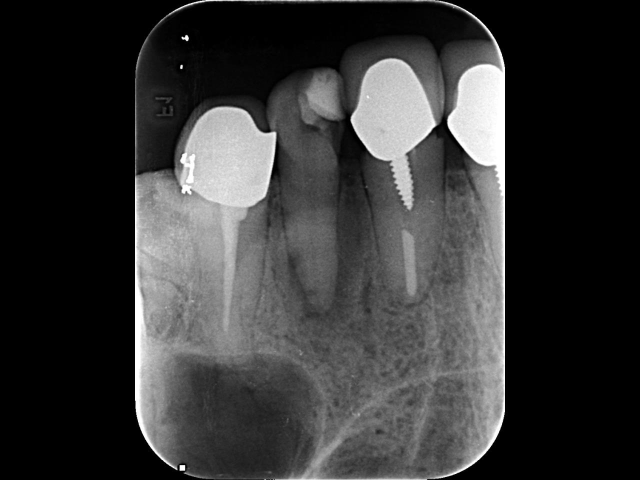
#> input picture v4.40/task1and2/img/caries-0.8510638-270-740_1_2022030436.png, 1280 x 960 px (shown at 1/2 size); its folder holds only this picture in this run
$ jupyter execute --allow-errors postprocessing_backgound_mask.ipynb
#> lines starting #> are read from the running program, lines starting #| are printed output that depends on the picture; after the words box and inside, x2 and y2 are one past the last pixel; in counts of white or black regions, pixels touching at a corner belong together; long printed decimals are rounded
# YOLO訓練以及重新定義背景抑制溢出

## 載入圖片與遮罩

標註檔確認用
file_folder 為C:\Users\SSTek\Desktop\total\raw\result\AItest 內容包含(.json .npy .png)

透過filename指定圖片 中文檔案名稱

[cell 1]
import numpy as np
import cv2
import json
import matplotlib.pyplot as plt
#given the path
file_folder=("img")
file_name='caries-0.845815-33-1214_1_2022041830'
mask_path=file_folder+'/'+file_name+'.npy'
img_path=file_folder+'/'+file_name+'.png'
meta_label_path=file_folder+'/'+file_name+'.json'
#load file
#> (the rest of this cell did not finish here and is left out)

生成驗證集遮罩 作為IOU的檢驗

[cell 2]
import os
import cv2
import numpy as np
import matplotlib.pyplot as plt
import natsort
import json

def load_images_from_folder(folder_path):
#> called with folder_path = 'img'
    file_names = [f for f in os.listdir(folder_path) if f.lower().endswith('.png')]
    sorted_file_names = natsort.natsorted(file_names)
    images = []
    for file_name in sorted_file_names:
        img_path = os.path.join(folder_path, file_name)
        img = cv2.imread(img_path)
#> img is the input picture: shape (960, 1280, 3); min 0, max 255, mean 55.1
        if img is not None:
            images.append(img)
        else:
            print(f"無法讀取圖片: {img_path}")
    return images, sorted_file_names

# [5 lines left out: function read_image, not called in this run]

def process_image(img):
    height, width, _ = img.shape
    black_threshold = 50
    lower_black = np.array([0, 0, 0])
    upper_black = np.array([black_threshold, black_threshold, black_threshold])
    mask_black = cv2.inRange(img, lower_black, upper_black)

    left_black_mask = np.all(mask_black == 255, axis=0)
    right_black_mask = np.all(mask_black == 255, axis=0)[::-1]

    left_cut = np.argmax(left_black_mask == False)
    right_cut = np.argmax(right_black_mask == False)

    img[:, :left_cut] = 255
    img[:, width-right_cut:] = 255

    return img, left_cut, right_cut

# [11 lines left out: function create_new_image, not called in this run]

input_dir = 'img'
processed_dir = os.path.join(input_dir, 'processed')
os.makedirs(processed_dir, exist_ok=True)
#input_dir 之下建立processed資料夾作為輸出


images, file_names = load_images_from_folder(input_dir)
#> images = 1 item; file_names = 1 item

if len(images) == 0:
    raise ValueError("未能從指定的資料夾讀取到圖片。")
displayed = False # 是否顯示圖片
for img, file_name in zip(images, file_names):
    processed_img, left_cut, right_cut = process_image(img)
    output_path = os.path.join(processed_dir, f'processed_{file_name}')
    cv2.imwrite(output_path, processed_img)
    print(f"處理並保存圖片: {output_path}")

    processed_img_rgb = cv2.cvtColor(processed_img, cv2.COLOR_BGR2RGB)
    file_name_without_ext = os.path.splitext(file_name)[0]
    mask_label_path = os.path.join(input_dir, file_name_without_ext + '.npy')
    json_label_path = os.path.join(input_dir, file_name_without_ext + '.json')

    if os.path.exists(mask_label_path) and os.path.exists(json_label_path):
        mask_label = np.load(mask_label_path)
        with open(json_label_path, 'r') as f:
            label_dict = json.load(f)
        # plt.imshow(processed_img_rgb)
        # plt.axis('off')
        # plt.show()
        for label_name in set(label_dict.values()):
            if label_name == 'Background':
                label_value_list = [key for key, value in label_dict.items() if value == label_name]
                mask = np.zeros((img.shape[0], img.shape[1]))
                for label_value in label_value_list:
                    mask[mask_label == int(label_value)] = 255
                _, mask_binary = cv2.threshold(mask, 127, 255, cv2.THRESH_BINARY)
                inv_mask = np.zeros_like(img)
                inv_mask[mask_binary == 0] = [255, 255, 255]  # 黑色部分變為白色
                inv_mask[mask_binary == 255] = [0, 0, 0]  # 白色部分變為黑色
                # 保存 mask 遮罩
                # mask_inverted_path = os.path.join(output_folder, f'mask_{file_name}')
                # cv2.imwrite(mask_inverted_path, mask_binary)
                # print(f"生成並保存反轉遮罩圖片: {mask_inverted_path}")
                # 保存 inv_mask 遮罩
                mask_inverted_path = os.path.join(processed_dir, f'background_{file_name}')
                cv2.imwrite(mask_inverted_path, inv_mask)
                print(f"生成並保存反轉遮罩圖片: {mask_inverted_path}")
                # [11 lines of commented-out code are left out]
                if not displayed:  # 只顯示第一張圖
                    plt.figure(figsize=(10, 5))  # 設定圖片大小
                    plt.subplot(1, 2, 1)  #1
                    plt.imshow(processed_img_rgb, cmap='gray')
                    plt.title('processed_img_rgb')
                    plt.axis('off')
                    plt.subplot(1, 2, 2)  #2
                    plt.imshow(inv_mask, cmap='gray')
                    plt.title('Inverted Mask')
                    plt.axis('off')
                    plt.show()
                    displayed = True  # 顯示過一次後設置旗標為True
        plt.show()
        new_image = create_new_image(img,mask_binary, left_cut, right_cut)
#> this loop made 1 pass
#> (height in process_image, width in process_image, black_threshold in process_image, lower_black in process_image, upper_black in process_image, left_cut, right_cut) on pass 1: (960, 1280, 50, [0, 0, 0], [50, 50, 50], 270, 270)
#> (printed output is left out)
#> pass 1, in process_image, `mask_black = cv2.inRange(img, lower_black, upper_black)`:
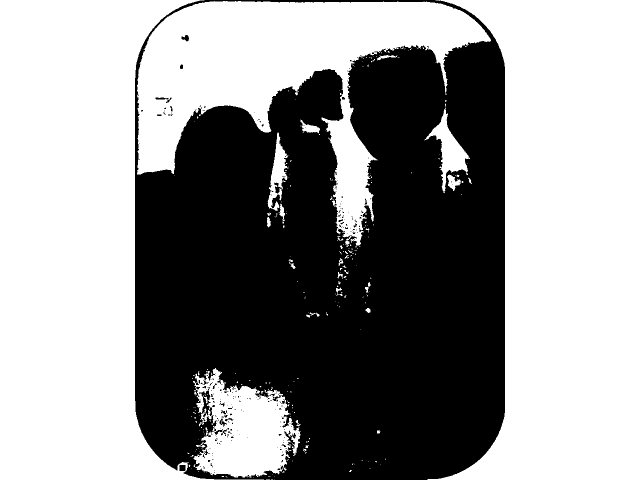
#> mask_black: shape (960, 1280) (shown at 1/2 size); 57.6% white; 246 black regions (223 under 20 px), largest, box (x1, y1, x2, y2) and area: (270, 0, 1010, 960) 518974, (548, 365, 564, 387) 155, (359, 930, 371, 942) 143
#> pass 1, `processed_img, left_cut, right_cut = process_image(img)`:
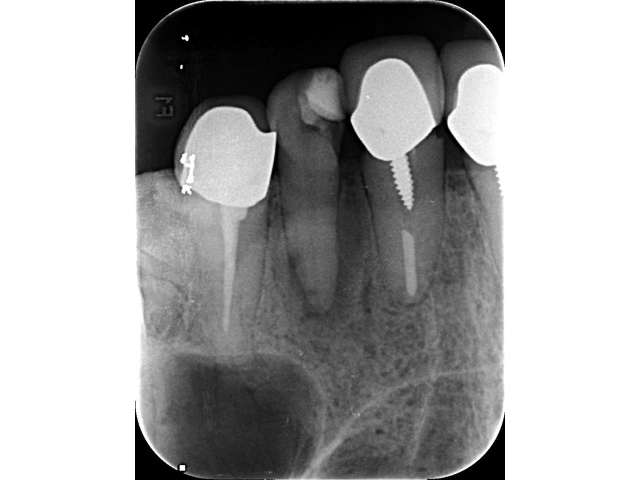
#> processed_img: shape (960, 1280, 3) (shown at 1/2 size); min 0, max 255, mean 162.6
#> after the loop, displayed = False

## 載入yolo模型

導入模型 Yolov8n.pt檔

dentistry_yolov8n_20240807_all.pt

[cell 3]
import cv2
import numpy as np
import re, os
import natsort
import matplotlib.pyplot as plt
from ultralytics import YOLO
# 加載YOLO模型
#> (the rest of this cell did not finish here and is left out)

透過YOLO模型對x光圖片做遮罩

由於顏色是疊加的 所以採用根據平均亮度對顏色做抑制 避免過暴

算平均亮度在這部分的 function reduce_brightness_by_half

[cell 4]
# 指定亮度記錄文件
log_dir = os.path.join(os.path.dirname(input_dir),"log")
if not os.path.exists(log_dir):
    os.makedirs(log_dir)
log_file = os.path.join(log_dir, "log.txt")

[cell 5]
# 定義標題和描述
title = "牙科模型分割示範"
description = "輸入一張圖片並獲取分割結果"

# [11 lines left out: function find_center_mask, not called in this run]

def reduce_brightness_by_half(image, color):
    """
    根據圖像的平均亮度動態調整RGB顏色的亮度。

    :param image: 用於計算平均亮度的圖像（灰度圖或RGB圖像）
    :param color: 要調整的RGB顏色，例如 [255, 240, 0]
    :return: 根據平均亮度調整後的RGB顏色，並返回平均亮度和scale_factor
    """
    # 計算圖片的平均亮度
    mean_brightness = np.mean(image)


    # 根據平均亮度動態調整顏色的亮度
    if mean_brightness <= 120:
        scale_factor = 0.8  # 當亮度較低時，減少顏色亮度
    if 120< mean_brightness <= 150:
        scale_factor = 0.6  # 當亮度較低時，減少顏色亮度
    if mean_brightness > 150:
        scale_factor = 0.4  # 當亮度較高時，進一步減少顏色亮度
    else:
        scale_factor = 1.0  # 在平均亮度時，保持原有亮度

    # 調整顏色亮度
    adjusted_color = np.clip(np.array(color) * scale_factor, 0, 255).astype(np.uint8)
    return adjusted_color, mean_brightness, scale_factor

# [19 lines left out: function fill_missing_with_dentin, not called in this run]

def colorize_mask(image, file_path, log_file):
    """
    使用YOLO模型對圖像進行分割，並調整亮度和填充未填滿的區域。

    :param image: 輸入的圖像
    :param file_path: 圖像的文件路徑
    :param log_file: 記錄亮度和scale_factor的文件
    :return: 處理後的圖像
    """
    # 取得檔案名稱，並移除 "processed_"
    file_name = os.path.basename(file_path)
    if file_name.startswith("processed_"):
        file_name = file_name[len("processed_"):]
    if file_name.endswith(".png"):
        file_name = file_name[:-len(".png")]
    # 定義調整後的顏色列表
    plot_image = image.copy()
    color_list = [ #用於labels
        [255, 240, 0],  # Alveolar_bone
        [0, 127, 65],   # Caries
        [255, 0, 0],    # Crown
        [29, 41, 113],  # Dentin
        [135, 21, 122], # Enamel
        [242, 148, 0],  # Implant
        [234, 84, 4],   # Mandibular_alveolar_nerve
        [178, 208, 0],  # Maxillary_sinus
        [148, 97, 52],  # Molar_bone
        [121, 121, 121],# Post_and_Core
        [27, 149, 212], # Pulp
        [255, 171, 206],# Restoration
        [216, 28, 110]  # Root_canal_filling
    ]

    # 根據圖像亮度動態調整顏色
    adjusted_color_list = []
    mean_brightness_total = 0
    for color in color_list:
        adjusted_color, mean_brightness, scale_factor = reduce_brightness_by_half(image, color)
        adjusted_color_list.append(adjusted_color)
        mean_brightness_total += mean_brightness
    print(f"圖片的平均亮度: {mean_brightness}")
    color_dict = {i: color for i, color in enumerate(adjusted_color_list)}

    # 記錄亮度和scale_factor
    file_name = os.path.basename(file_path)
    mean_brightness_avg = mean_brightness_total / len(color_list)
    with open(log_file, 'a') as f:
        f.write(f"{file_name}\n")
        f.write(f"平均亮度: {mean_brightness_avg}\n")
        f.write(f"scale_factor: {scale_factor}\n\n")

    # 將圖像轉換為RGB格式，以適應YOLO模型
    image = cv2.cvtColor(image, cv2.COLOR_BGR2RGB)
    results = model(image)

    class_names = model.names
    kernel = np.ones((5, 5), np.uint8)  # 用於膨脹操作的內核

    for result in results:
        boxes = result.boxes
        masks = result.masks

        if masks is not None:
            for (mask, box) in zip(masks.data, boxes):
                class_id = int(box.cls)
                class_name = class_names[class_id]

                mask_np = mask.cpu().numpy()
                mask_np = cv2.resize(mask_np, (image.shape[1], image.shape[0]))
                mask_binary = (mask_np > 0.5).astype(np.uint8) * 255

                if np.sum(mask_binary) == 0:
                    continue

                # 添加膨脹操作以擴展遮罩
                mask_binary = cv2.dilate(mask_binary, kernel, iterations=1)

                # 使用洪水填充填補孔洞
                flood_fill_mask = mask_binary.copy()
                h, w = flood_fill_mask.shape[:2]
                mask_floodfill = np.zeros((h + 2, w + 2), np.uint8)
                cv2.floodFill(flood_fill_mask, mask_floodfill, (0, 0), 255)
                flood_fill_mask_inv = cv2.bitwise_not(flood_fill_mask)
                mask_filled = mask_binary | flood_fill_mask_inv

                mask_colored = np.zeros((mask_filled.shape[0], mask_filled.shape[1], 3), dtype=np.uint8)
                if class_name != 'Background':
                    mask_colored[mask_filled == 255] = color_dict[class_id]
                    plot_image = cv2.addWeighted(plot_image, 1, mask_colored, 0.8, 0)

    # 使用dentin顏色填充未填滿的區域
    dentin_color = color_dict[3]  # Dentin的顏色
    plot_image = fill_missing_with_dentin(plot_image, dentin_color)

    number = re.search(r'\d+', file_name).group()
    output_dir = os.path.join(os.path.dirname(file_path), "AI")
    if not os.path.exists(output_dir):
        os.makedirs(output_dir)
    # 保存處理後的圖片
    output_path = os.path.join(output_dir, f"AI_{file_name}")
    plot_image_bgr = cv2.cvtColor(plot_image, cv2.COLOR_RGB2BGR)  # 將RGB轉換回BGR以便使用OpenCV保存
    # 檢查目錄是否存在，如果不存在則創建該目錄

    cv2.imwrite(output_path, plot_image_bgr)
    print(f"圖片已保存至 {output_path}")

    return plot_image

def process_all_images_in_folder(folder_path, log_file):
    """
    讀取資料夾中的所有 PNG 圖片，並依自然排序處理每張圖片。

    :param folder_path: 包含 PNG 圖片的資料夾路徑
    :param log_file: 記錄亮度和scale_factor的文件
    """
    # 獲取資料夾中所有 PNG 檔案，並按自然順序排序
    image_files = natsort.natsorted([f for f in os.listdir(folder_path) if f.endswith('.png')])
    # 逐一處理每張圖片
    for image_file in image_files:
        file_path = os.path.join(folder_path, image_file)
        print(f"正在處理: {file_path}")
        img = cv2.imread(file_path)
        colorize_mask(img, file_path, log_file)


# 處理指定資料夾中的所有圖片
#> (the rest of this cell did not finish here and is left out)

#> in process_all_images_in_folder, `image_files = natsort.natsorted([f for f in os.listdir(folder_path) if..`: image_files = 1 item
#| 正在處理: img/caries-0.8511-270-740_1_2022030436.png
#> the loop in colorize_mask, `for color in color_list:` made 13 passes
#> (adjusted_color, mean_brightness_total) on passes 1 to 8: ([255, 240, 0], 55.06), ([0, 127, 65], 110.1), ([255, 0, 0], 165.2), ([29, 41, 113], 220.3), ([135, 21, 122], 275.3), ([242, 148, 0], 330.4), ([234, 84, 4], 385.5), ([178, 208, 0], 440.5)
#> after the loop in colorize_mask, `for color in color_list:`: adjusted_color_list = [[255, 240, 0], [0, 127, 65], [255, 0, 0], [29, 41, 113], [135, 21, 122], [242, 148, 0], [234, 84, 4], [178, 208, 0], [148, 97, 52], [121, 121, 121], [27, 149, 212], [255, 171, 206], [216, 28, 110]]; mean_brightness_total = 715.8
#| 圖片的平均亮度: 55.065
#> in colorize_mask, `color_dict = {i: color for i, color in enumerate(adjusted_color_list)}`: color_dict = 13 items
#> in colorize_mask, `mean_brightness_avg = mean_brightness_total / len(color_list)`: mean_brightness_avg = 55.06

[cell 6]
def show_img_by_path(img_path):
    test_img=cv2.cvtColor(cv2.imread(img_path),cv2.COLOR_BGR2RGB)
    plt.imshow(test_img)
    plt.show()
#> (the rest of this cell did not finish here and is left out)

## yolo模型後處理

初步定義背景遮罩 進入背景遮罩的前處理且需排除異常噪點

[cell 7]
import cv2
import numpy as np
import os
import natsort

image_dir='origin'
#> image_dir = 'origin'
# 輸入
inference_image_dir = os.path.join(image_dir, "AI")
# 推論AI結果的輸入資料夾
#output_dir = os.path.join(image_dir, "output")
# 輸出資料夾
mask_dir = os.path.join(image_dir, "test")
# 遮罩（黑白圖）
os.makedirs(mask_dir,exist_ok=True)

# 取得並排序原始圖像和推理圖像的 PNG 文件名
image_files = natsort.natsorted([f for f in os.listdir(image_dir) if f.endswith('.png') and os.path.isfile(os.path.join(image_dir, f))])
#> (the rest of this cell did not finish here and is left out)

[cell 8]
show_img_by_path('origin/test/caries-0.845815-33-1214_1_2022041830_mask.png')
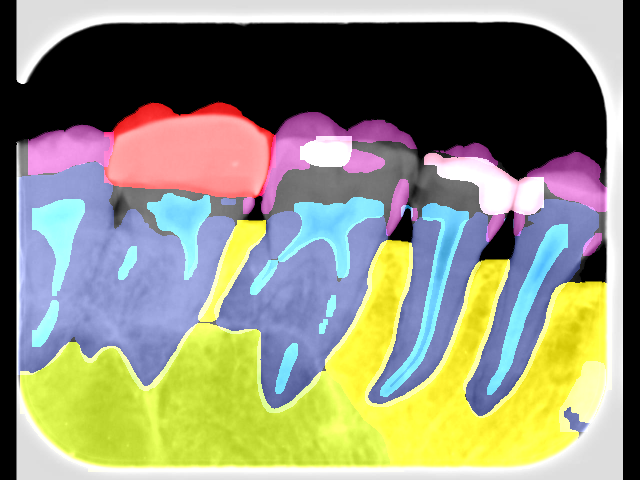
#> input picture img/caries-0.845815-33-1214_1_2022041830_mask.png, 1280 x 960 px, found by its file name (shown at 1/2 size)

再進行第二次的處理，進行開閉操作，補齊不完整的部分

[cell 9]
import cv2
import numpy as np
import os
import natsort

# 讀取圖像
inference_image_dir = os.path.join(image_dir, "test")
# 讀取AI辯識後的圖 做為牙齦補強
gum_dir = os.path.join(image_dir, "AI")
mask_dir = os.path.join(image_dir, "Mask")

# 確保輸出目錄存在
os.makedirs(mask_dir,exist_ok=True)

# 獲取並排序原始圖像和推理圖像的文件名
inf_files = natsort.natsorted([f for f in os.listdir(inference_image_dir) if f.endswith(".png")])
#> inf_files = []
#> (the rest of this cell did not finish here and is left out)

[cell 10]
show_img_by_path('origin/Mask/caries-0.845815-33-1214_1_2022041830_mask.png')

將處理好的背景覆蓋在圖片上

[cell 11]
import cv2
import numpy as np
import os
import natsort


# 輸入
inference_image_dir = os.path.join(image_dir, "AI")
# 輸入資料夾
mask_dir = os.path.join(image_dir, "Mask")
# 推論AI結果的輸入資料夾
processed_dir = os.path.join(image_dir, "output")
# 遮罩（黑白圖）
os.makedirs(processed_dir,exist_ok=True)

# 取得並排序原始圖像和推理圖像的 PNG 文件名
#> (the rest of this cell did not finish here and is left out)

#> (a cell that did not finish here is left out)

# IOU計算

Average IoU: 0.8391077768818326

[cell 13]
import os
import numpy as np
from PIL import Image
from natsort import natsorted

# [8 lines left out: function calculate_iou, not called in this run]

def process_folders(training_folder, validation_folder):
    # 自然排序讀取文件
    training_files = natsorted(os.listdir(training_folder))
    validation_files = natsorted(os.listdir(validation_folder))
    ious = []
    for train_file, val_file in zip(training_files, validation_files):
        train_path = os.path.join(training_folder, train_file)
        val_path = os.path.join(validation_folder, val_file)
        try:
            if train_path.endswith('.png') and val_path.endswith('.png'):
                mask_train = Image.open(train_path).convert('L')
                mask_val = Image.open(val_path).convert('L')

                iou = calculate_iou(mask_train, mask_val)
                ious.append((train_file, val_file, iou))
        except:
            pass
    return ious

# 訓練集與驗證集文件夾路徑
training_folder = mask_dir
#> training_folder = 'origin/Mask'
validation_folder = processed_dir
#> validation_folder = 'origin/output'

# 計算所有文件的IoU
ious = process_folders(training_folder, validation_folder)
#> ious = []

# 輸出每個文件的IoU
total_iou = 0
for train_file, val_file, iou in ious:
    print(f"Valid : {val_file}")  # 驗證集標籤
    print(f"Train : {train_file}")  # 訓練集遮罩
    print(f"IoU: {iou}")
    print("\n")
    total_iou += iou
#> this loop made 0 passes
#> after the loop, total_iou = 0

# 計算並輸出平均IoU
average_iou = total_iou / len(ious) if ious else 0
#> average_iou = 0
print(f"Average IoU: {average_iou}")
#| Average IoU: 0

# 針對IOU數值偏差的處理方法
部分圖片的局部亮度偏高,導致明亮對比容易被拉偏,會導致偏暗的牙質被視為背景 此處為嘗試的解決方法

[cell 14]
import cv2
import numpy as np
import matplotlib.pyplot as plt
import os

def adjust_gamma(image, gamma=1.0):
    """ 調整圖像gamma值 """
    """ 注意[不要為正數] """
    inv_gamma = 1.0 / gamma
    table = np.array([(i / 255.0) ** inv_gamma * 255 for i in np.arange(0, 256)]).astype("uint8")
    return cv2.LUT(image, table)

def main():
    # 圖像路徑
    #image_dir = r"C:\Users\SSTek\repo\Dentistry-Inference-PeriodontalDisease\inference"
    image_file = "caries-0.6741573-260-760_1_2022052768.png"
    image_path = os.path.join(image_dir, image_file)

    # gamma調整 為負提高暗處對比
    image = cv2.imread(image_path, cv2.IMREAD_GRAYSCALE)
    gamma_adjusted_image = adjust_gamma(image, gamma=-10)  # gamma值為-10 提高圖灰階亮度

    # 高斯模糊
    blurred_image = cv2.GaussianBlur(gamma_adjusted_image, (5, 5), 0)  # 高斯模糊，核大小5x5

    # 使用 Otsu 二值化
    _, otsu_thresh = cv2.threshold(blurred_image, 0, 255, cv2.THRESH_BINARY + cv2.THRESH_OTSU)

    # 形態學
    kernel = cv2.getStructuringElement(cv2.MORPH_ELLIPSE, (5, 5))
    eroded = cv2.erode(otsu_thresh, kernel, iterations=1)  # 侵蝕
    dilated = cv2.dilate(eroded, kernel, iterations=2)     # 膨脹

    # 圖像反轉
    inverted = cv2.bitwise_not(dilated)

    # 再次侵蝕和膨脹
    eroded_again = cv2.erode(inverted, kernel, iterations=1)  # 侵蝕
    dilated_again = cv2.dilate(eroded_again, kernel, iterations=2)  # 膨脹

    # 提取輪廓
    contours, _ = cv2.findContours(dilated_again, cv2.RETR_EXTERNAL, cv2.CHAIN_APPROX_SIMPLE)

    # 篩除面積小於5000的輪廓
    filtered_contours = [cnt for cnt in contours if cv2.contourArea(cnt) >= 0]

    # 建立空白圖像以顯示篩選後的輪廓
    contour_image = np.zeros_like(dilated_again)
    cv2.drawContours(contour_image, filtered_contours, -1, (255), thickness=cv2.FILLED)

    # 顯示處理結果
    plt.figure(figsize=(18, 6))
    plt.subplot(1, 4, 1)
    plt.imshow(image, cmap='gray')
    plt.title('Original Image')
    plt.axis('off')

    plt.subplot(1, 4, 2)
    plt.imshow(blurred_image, cmap='gray')
    plt.title('Gaussian Blurred')
    plt.axis('off')

    plt.subplot(1, 4, 3)
    plt.imshow(dilated_again, cmap='gray')
    plt.title('Inverted and Reprocessed')
    plt.axis('off')

    # [4 lines of commented-out code are left out]

    plt.show()

    # 保存處理後的圖像
    output_dir = input_dir+'/try'
    os.makedirs(output_dir,exist_ok=True)

    cv2.imwrite(os.path.join(output_dir, 'dilated_again.png'), dilated_again)

if __name__ == '__main__':
    main()
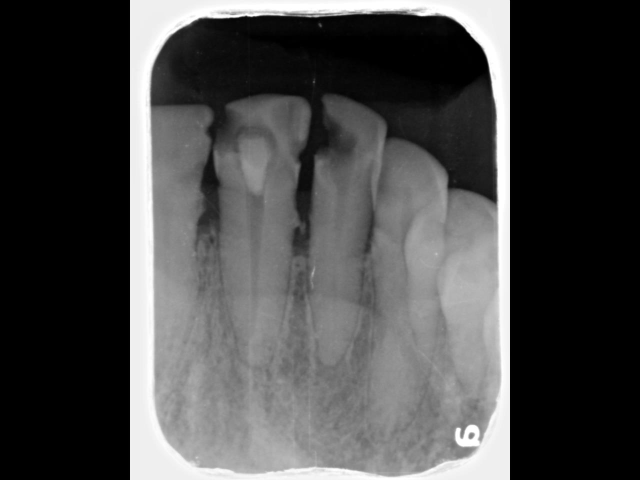
#> input picture v4.40/task1/imgv0.1/caries-0.6741573-260-760_1_2022052768.png, 1280 x 960 px, found by its file name (shown at 1/2 size)
#> in main, image is the input picture: shape (960, 1280); min 0, max 255, mean 73.1
#> in adjust_gamma, `return cv2.LUT(image, table)`:
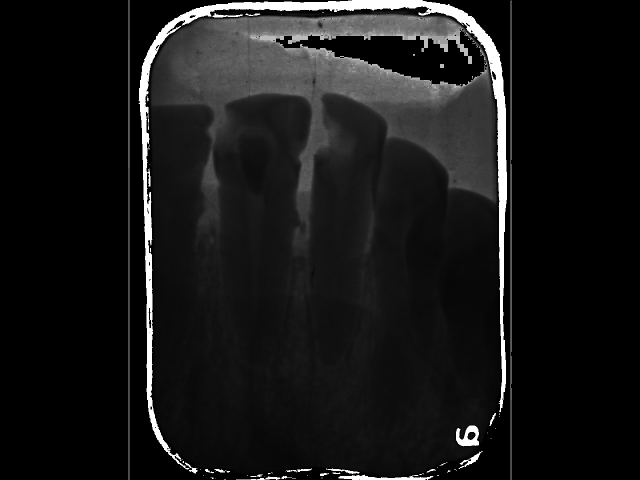
#> returned value: shape (960, 1280) (shown at 1/2 size); min 0, max 255, mean 23.6
#> (the rest of the program and of its run is left out)
